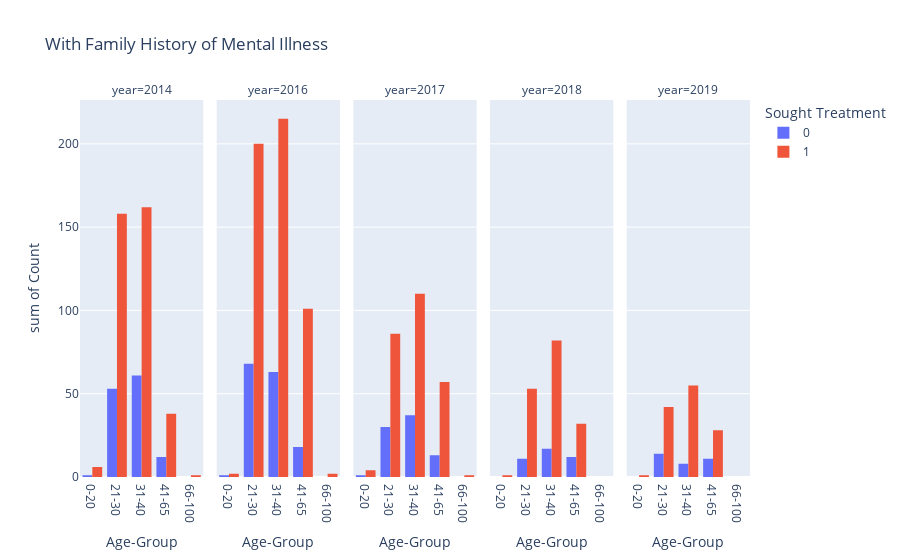
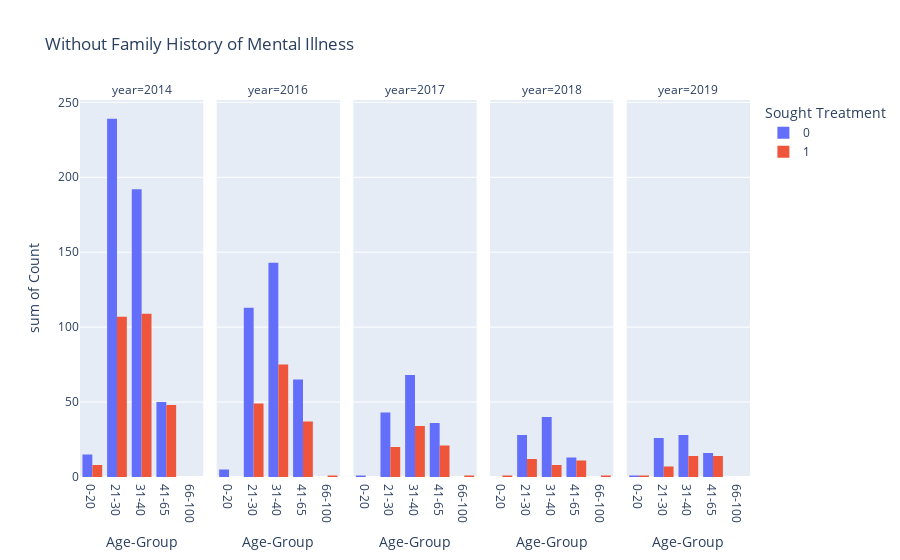

Notebook cell for these charts, in order:
### Code cell
fig = px.histogram(g1, x="Age-Group", y="Count", color="Sought Treatment",barmode='group',facet_col="year",title="With Family History of Mental Illness")
fig.show()
fig = px.histogram(g2, x="Age-Group", y="Count", color="Sought Treatment",barmode='group',facet_col="year",title="Without Family History of Mental Illness")
fig.show()

### Figure 1 — Plotly figure (JSON) as saved in the notebook; plotly's stock layout.template omitted (floating-point values rounded to 4 significant figures)
{"data": [{"alignmentgroup": "True", "bingroup": "x", "histfunc": "sum", "hovertemplate": "Sought Treatment=0<br>year=2014<br>Age-Group=%{x}<br>sum of Count=%{y}<extra></extra>", "legendgroup": "0", "marker": {"color": "#636efa", "pattern": {"shape": ""}}, "name": "0", "offsetgroup": "0", "orientation": "v", "showlegend": true, "type": "histogram", "x": ["0-20", "21-30", "31-40", "41-65"], "xaxis": "x", "y": [1, 53, 61, 12], "yaxis": "y"}, {"alignmentgroup": "True", "bingroup": "x", "histfunc": "sum", "hovertemplate": "Sought Treatment=0<br>year=2016<br>Age-Group=%{x}<br>sum of Count=%{y}<extra></extra>", "legendgroup": "0", "marker": {"color": "#636efa", "pattern": {"shape": ""}}, "name": "0", "offsetgroup": "0", "orientation": "v", "showlegend": false, "type": "histogram", "x": ["0-20", "21-30", "31-40", "41-65"], "xaxis": "x2", "y": [1, 68, 63, 18], "yaxis": "y2"}, {"alignmentgroup": "True", "bingroup": "x", "histfunc": "sum", "hovertemplate": "Sought Treatment=0<br>year=2017<br>Age-Group=%{x}<br>sum of Count=%{y}<extra></extra>", "legendgroup": "0", "marker": {"color": "#636efa", "pattern": {"shape": ""}}, "name": "0", "offsetgroup": "0", "orientation": "v", "showlegend": false, "type": "histogram", "x": ["0-20", "21-30", "31-40", "41-65"], "xaxis": "x3", "y": [1, 30, 37, 13], "yaxis": "y3"}, {"alignmentgroup": "True", "bingroup": "x", "histfunc": "sum", "hovertemplate": "Sought Treatment=0<br>year=2018<br>Age-Group=%{x}<br>sum of Count=%{y}<extra></extra>", "legendgroup": "0", "marker": {"color": "#636efa", "pattern": {"shape": ""}}, "name": "0", "offsetgroup": "0", "orientation": "v", "showlegend": false, "type": "histogram", "x": ["21-30", "31-40", "41-65"], "xaxis": "x4", "y": [11, 17, 12], "yaxis": "y4"}, {"alignmentgroup": "True", "bingroup": "x", "histfunc": "sum", "hovertemplate": "Sought Treatment=0<br>year=2019<br>Age-Group=%{x}<br>sum of Count=%{y}<extra></extra>", "legendgroup": "0", "marker": {"color": "#636efa", "pattern": {"shape": ""}}, "name": "0", "offsetgroup": "0", "orientation": "v", "showlegend": false, "type": "histogram", "x": ["21-30", "31-40", "41-65"], "xaxis": "x5", "y": [14, 8, 11], "yaxis": "y5"}, {"alignmentgroup": "True", "bingroup": "x", "histfunc": "sum", "hovertemplate": "Sought Treatment=1<br>year=2014<br>Age-Group=%{x}<br>sum of Count=%{y}<extra></extra>", "legendgroup": "1", "marker": {"color": "#EF553B", "pattern": {"shape": ""}}, "name": "1", "offsetgroup": "1", "orientation": "v", "showlegend": true, "type": "histogram", "x": ["0-20", "21-30", "31-40", "41-65", "66-100"], "xaxis": "x", "y": [6, 158, 162, 38, 1], "yaxis": "y"}, {"alignmentgroup": "True", "bingroup": "x", "histfunc": "sum", "hovertemplate": "Sought Treatment=1<br>year=2016<br>Age-Group=%{x}<br>sum of Count=%{y}<extra></extra>", "legendgroup": "1", "marker": {"color": "#EF553B", "pattern": {"shape": ""}}, "name": "1", "offsetgroup": "1", "orientation": "v", "showlegend": false, "type": "histogram", "x": ["0-20", "21-30", "31-40", "41-65", "66-100"], "xaxis": "x2", "y": [2, 200, 215, 101, 2], "yaxis": "y2"}, {"alignmentgroup": "True", "bingroup": "x", "histfunc": "sum", "hovertemplate": "Sought Treatment=1<br>year=2017<br>Age-Group=%{x}<br>sum of Count=%{y}<extra></extra>", "legendgroup": "1", "marker": {"color": "#EF553B", "pattern": {"shape": ""}}, "name": "1", "offsetgroup": "1", "orientation": "v", "showlegend": false, "type": "histogram", "x": ["0-20", "21-30", "31-40", "41-65", "66-100"], "xaxis": "x3", "y": [4, 86, 110, 57, 1], "yaxis": "y3"}, {"alignmentgroup": "True", "bingroup": "x", "histfunc": "sum", "hovertemplate": "Sought Treatment=1<br>year=2018<br>Age-Group=%{x}<br>sum of Count=%{y}<extra></extra>", "legendgroup": "1", "marker": {"color": "#EF553B", "pattern": {"shape": ""}}, "name": "1", "offsetgroup": "1", "orientation": "v", "showlegend": false, "type": "histogram", "x": ["0-20", "21-30", "31-40", "41-65"], "xaxis": "x4", "y": [1, 53, 82, 32], "yaxis": "y4"}, {"alignmentgroup": "True", "bingroup": "x", "histfunc": "sum", "hovertemplate": "Sought Treatment=1<br>year=2019<br>Age-Group=%{x}<br>sum of Count=%{y}<extra></extra>", "legendgroup": "1", "marker": {"color": "#EF553B", "pattern": {"shape": ""}}, "name": "1", "offsetgroup": "1", "orientation": "v", "showlegend": false, "type": "histogram", "x": ["0-20", "21-30", "31-40", "41-65"], "xaxis": "x5", "y": [1, 42, 55, 28], "yaxis": "y5"}], "layout": {"annotations": [{"font": {}, "showarrow": false, "text": "year=2014", "x": 0.092, "xanchor": "center", "xref": "paper", "y": 1, "yanchor": "bottom", "yref": "paper"}, {"font": {}, "showarrow": false, "text": "year=2016", "x": 0.296, "xanchor": "center", "xref": "paper", "y": 1, "yanchor": "bottom", "yref": "paper"}, {"font": {}, "showarrow": false, "text": "year=2017", "x": 0.5, "xanchor": "center", "xref": "paper", "y": 1, "yanchor": "bottom", "yref": "paper"}, {"font": {}, "showarrow": false, "text": "year=2018", "x": 0.704, "xanchor": "center", "xref": "paper", "y": 1, "yanchor": "bottom", "yref": "paper"}, {"font": {}, "showarrow": false, "text": "year=2019", "x": 0.908, "xanchor": "center", "xref": "paper", "y": 1, "yanchor": "bottom", "yref": "paper"}], "barmode": "group", "legend": {"title": {"text": "Sought Treatment"}, "tracegroupgap": 0}, "title": {"text": "With Family History of Mental Illness"}, "xaxis": {"anchor": "y", "domain": [0, 0.184], "title": {"text": "Age-Group"}}, "xaxis2": {"anchor": "y2", "domain": [0.204, 0.388], "matches": "x", "title": {"text": "Age-Group"}}, "xaxis3": {"anchor": "y3", "domain": [0.408, 0.592], "matches": "x", "title": {"text": "Age-Group"}}, "xaxis4": {"anchor": "y4", "domain": [0.612, 0.796], "matches": "x", "title": {"text": "Age-Group"}}, "xaxis5": {"anchor": "y5", "domain": [0.816, 1], "matches": "x", "title": {"text": "Age-Group"}}, "yaxis": {"anchor": "x", "domain": [0, 1], "title": {"text": "sum of Count"}}, "yaxis2": {"anchor": "x2", "domain": [0, 1], "matches": "y", "showticklabels": false}, "yaxis3": {"anchor": "x3", "domain": [0, 1], "matches": "y", "showticklabels": false}, "yaxis4": {"anchor": "x4", "domain": [0, 1], "matches": "y", "showticklabels": false}, "yaxis5": {"anchor": "x5", "domain": [0, 1], "matches": "y", "showticklabels": false}}}

### Figure 2 — Plotly figure (JSON) as saved in the notebook; plotly's stock layout.template omitted (floating-point values rounded to 4 significant figures)
{"data": [{"alignmentgroup": "True", "bingroup": "x", "histfunc": "sum", "hovertemplate": "Sought Treatment=0<br>year=2014<br>Age-Group=%{x}<br>sum of Count=%{y}<extra></extra>", "legendgroup": "0", "marker": {"color": "#636efa", "pattern": {"shape": ""}}, "name": "0", "offsetgroup": "0", "orientation": "v", "showlegend": true, "type": "histogram", "x": ["0-20", "21-30", "31-40", "41-65"], "xaxis": "x", "y": [15, 239, 192, 50], "yaxis": "y"}, {"alignmentgroup": "True", "bingroup": "x", "histfunc": "sum", "hovertemplate": "Sought Treatment=0<br>year=2016<br>Age-Group=%{x}<br>sum of Count=%{y}<extra></extra>", "legendgroup": "0", "marker": {"color": "#636efa", "pattern": {"shape": ""}}, "name": "0", "offsetgroup": "0", "orientation": "v", "showlegend": false, "type": "histogram", "x": ["0-20", "21-30", "31-40", "41-65"], "xaxis": "x2", "y": [5, 113, 143, 65], "yaxis": "y2"}, {"alignmentgroup": "True", "bingroup": "x", "histfunc": "sum", "hovertemplate": "Sought Treatment=0<br>year=2017<br>Age-Group=%{x}<br>sum of Count=%{y}<extra></extra>", "legendgroup": "0", "marker": {"color": "#636efa", "pattern": {"shape": ""}}, "name": "0", "offsetgroup": "0", "orientation": "v", "showlegend": false, "type": "histogram", "x": ["0-20", "21-30", "31-40", "41-65"], "xaxis": "x3", "y": [1, 43, 68, 36], "yaxis": "y3"}, {"alignmentgroup": "True", "bingroup": "x", "histfunc": "sum", "hovertemplate": "Sought Treatment=0<br>year=2018<br>Age-Group=%{x}<br>sum of Count=%{y}<extra></extra>", "legendgroup": "0", "marker": {"color": "#636efa", "pattern": {"shape": ""}}, "name": "0", "offsetgroup": "0", "orientation": "v", "showlegend": false, "type": "histogram", "x": ["21-30", "31-40", "41-65"], "xaxis": "x4", "y": [28, 40, 13], "yaxis": "y4"}, {"alignmentgroup": "True", "bingroup": "x", "histfunc": "sum", "hovertemplate": "Sought Treatment=0<br>year=2019<br>Age-Group=%{x}<br>sum of Count=%{y}<extra></extra>", "legendgroup": "0", "marker": {"color": "#636efa", "pattern": {"shape": ""}}, "name": "0", "offsetgroup": "0", "orientation": "v", "showlegend": false, "type": "histogram", "x": ["0-20", "21-30", "31-40", "41-65"], "xaxis": "x5", "y": [1, 26, 28, 16], "yaxis": "y5"}, {"alignmentgroup": "True", "bingroup": "x", "histfunc": "sum", "hovertemplate": "Sought Treatment=1<br>year=2014<br>Age-Group=%{x}<br>sum of Count=%{y}<extra></extra>", "legendgroup": "1", "marker": {"color": "#EF553B", "pattern": {"shape": ""}}, "name": "1", "offsetgroup": "1", "orientation": "v", "showlegend": true, "type": "histogram", "x": ["0-20", "21-30", "31-40", "41-65"], "xaxis": "x", "y": [8, 107, 109, 48], "yaxis": "y"}, {"alignmentgroup": "True", "bingroup": "x", "histfunc": "sum", "hovertemplate": "Sought Treatment=1<br>year=2016<br>Age-Group=%{x}<br>sum of Count=%{y}<extra></extra>", "legendgroup": "1", "marker": {"color": "#EF553B", "pattern": {"shape": ""}}, "name": "1", "offsetgroup": "1", "orientation": "v", "showlegend": false, "type": "histogram", "x": ["21-30", "31-40", "41-65", "66-100"], "xaxis": "x2", "y": [49, 75, 37, 1], "yaxis": "y2"}, {"alignmentgroup": "True", "bingroup": "x", "histfunc": "sum", "hovertemplate": "Sought Treatment=1<br>year=2017<br>Age-Group=%{x}<br>sum of Count=%{y}<extra></extra>", "legendgroup": "1", "marker": {"color": "#EF553B", "pattern": {"shape": ""}}, "name": "1", "offsetgroup": "1", "orientation": "v", "showlegend": false, "type": "histogram", "x": ["21-30", "31-40", "41-65", "66-100"], "xaxis": "x3", "y": [20, 34, 21, 1], "yaxis": "y3"}, {"alignmentgroup": "True", "bingroup": "x", "histfunc": "sum", "hovertemplate": "Sought Treatment=1<br>year=2018<br>Age-Group=%{x}<br>sum of Count=%{y}<extra></extra>", "legendgroup": "1", "marker": {"color": "#EF553B", "pattern": {"shape": ""}}, "name": "1", "offsetgroup": "1", "orientation": "v", "showlegend": false, "type": "histogram", "x": ["0-20", "21-30", "31-40", "41-65", "66-100"], "xaxis": "x4", "y": [1, 12, 8, 11, 1], "yaxis": "y4"}, {"alignmentgroup": "True", "bingroup": "x", "histfunc": "sum", "hovertemplate": "Sought Treatment=1<br>year=2019<br>Age-Group=%{x}<br>sum of Count=%{y}<extra></extra>", "legendgroup": "1", "marker": {"color": "#EF553B", "pattern": {"shape": ""}}, "name": "1", "offsetgroup": "1", "orientation": "v", "showlegend": false, "type": "histogram", "x": ["0-20", "21-30", "31-40", "41-65"], "xaxis": "x5", "y": [1, 7, 14, 14], "yaxis": "y5"}], "layout": {"annotations": [{"font": {}, "showarrow": false, "text": "year=2014", "x": 0.092, "xanchor": "center", "xref": "paper", "y": 1, "yanchor": "bottom", "yref": "paper"}, {"font": {}, "showarrow": false, "text": "year=2016", "x": 0.296, "xanchor": "center", "xref": "paper", "y": 1, "yanchor": "bottom", "yref": "paper"}, {"font": {}, "showarrow": false, "text": "year=2017", "x": 0.5, "xanchor": "center", "xref": "paper", "y": 1, "yanchor": "bottom", "yref": "paper"}, {"font": {}, "showarrow": false, "text": "year=2018", "x": 0.704, "xanchor": "center", "xref": "paper", "y": 1, "yanchor": "bottom", "yref": "paper"}, {"font": {}, "showarrow": false, "text": "year=2019", "x": 0.908, "xanchor": "center", "xref": "paper", "y": 1, "yanchor": "bottom", "yref": "paper"}], "barmode": "group", "legend": {"title": {"text": "Sought Treatment"}, "tracegroupgap": 0}, "title": {"text": "Without Family History of Mental Illness"}, "xaxis": {"anchor": "y", "domain": [0, 0.184], "title": {"text": "Age-Group"}}, "xaxis2": {"anchor": "y2", "domain": [0.204, 0.388], "matches": "x", "title": {"text": "Age-Group"}}, "xaxis3": {"anchor": "y3", "domain": [0.408, 0.592], "matches": "x", "title": {"text": "Age-Group"}}, "xaxis4": {"anchor": "y4", "domain": [0.612, 0.796], "matches": "x", "title": {"text": "Age-Group"}}, "xaxis5": {"anchor": "y5", "domain": [0.816, 1], "matches": "x", "title": {"text": "Age-Group"}}, "yaxis": {"anchor": "x", "domain": [0, 1], "title": {"text": "sum of Count"}}, "yaxis2": {"anchor": "x2", "domain": [0, 1], "matches": "y", "showticklabels": false}, "yaxis3": {"anchor": "x3", "domain": [0, 1], "matches": "y", "showticklabels": false}, "yaxis4": {"anchor": "x4", "domain": [0, 1], "matches": "y", "showticklabels": false}, "yaxis5": {"anchor": "x5", "domain": [0, 1], "matches": "y", "showticklabels": false}}}
